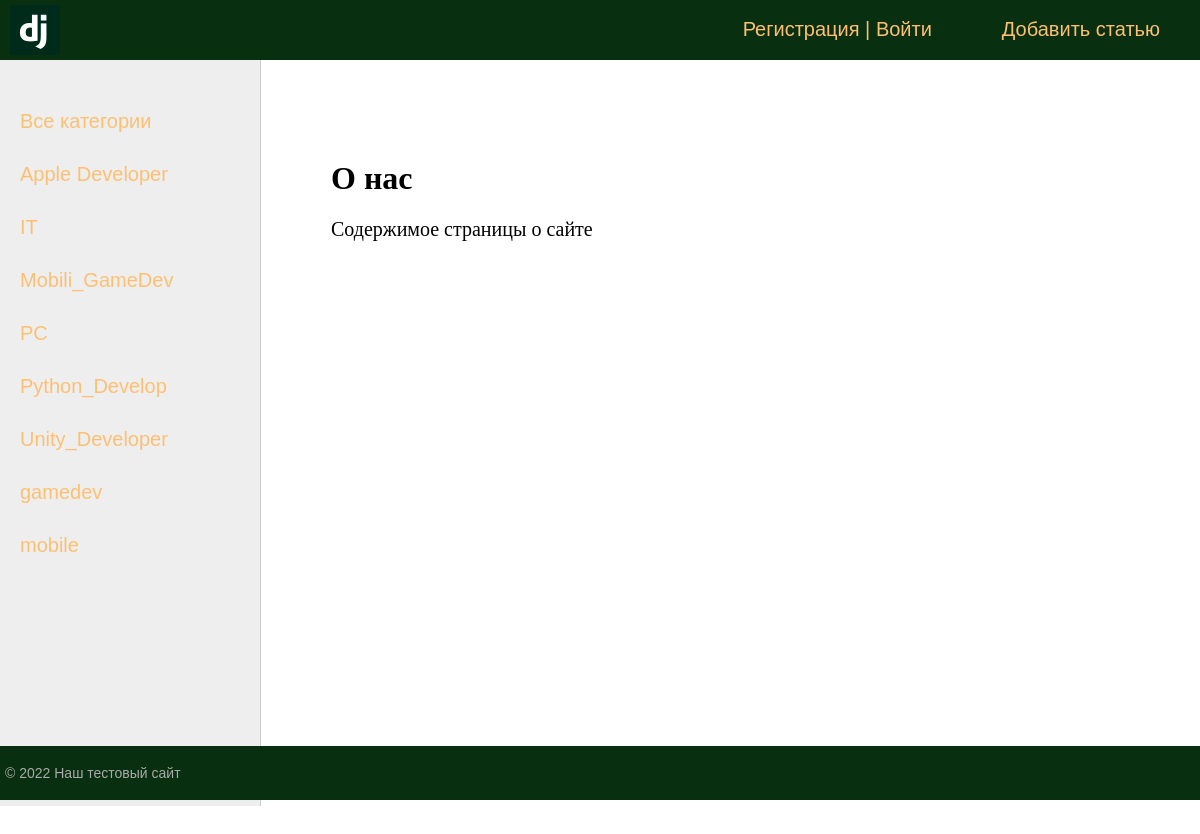
The app's page /blog/about/ with its own data.
### blog/models.py (models this page shows, shortened)
class Category(models.Model):
   name = models.CharField(max_length=255, db_index=True, verbose_name='Название')
   slug = models.SlugField(max_length=255, unique=True, db_index=True, verbose_name="URL")
   def get_absolute_url(self):
      return reverse('category', kwargs={'cat_slug': self.slug})
   class Meta:
      verbose_name = 'Категория'
      verbose_name_plural = 'Категории'

### blog/views.py (the view)
# urls.py: path('about/', about, name='about'),
def about(request):
    return render(request, 'blog/about.html', {'menu': menu, 'title': 'О нас'})

### blog/templatetags/blog_tags.py (called while the page is built)
@register.inclusion_tag('blog/list_categories.html')
def get_categories(sort=None, cat_selected=0):
    if not sort:
        cats = Category.objects.all()
    else:
        cats = Category.objects.order_by(sort)
    return {"cats": cats, "cat_selected": cat_selected}

### blog/templates/blog/about.html
{% extends 'blog/base.html' %}
{% block content %}
<h1>{{title}}</h1>
<p>Содержимое страницы о сайте</p>
{% endblock %}

### blog/templates/blog/base.html (shortened to what this page needs)
{% load static %}
{% load blog_tags %}
<!DOCTYPE html>
<html>
<head>
	<link type="text/css" href="{% static 'blog/css/styles.css' %}" rel="stylesheet" />
</head>
<body>
<table class="table-page" border=0 cellpadding="0" cellspacing="0">
<tr><td valign=top>
{% block mainmenu %}
		<div class="header">
			<ul id="mainmenu" class="mainmenu">
			<li class="logo"><a href="{% url 'home' %}"><div class="logo"></div></a></li>
{% for m in menu %}
	{% if not forloop.last %}
			<li><a href="{% url m.url_name %}">{{m.title}}</a></li>
	{% else %}
			<li class="last"><a href="{% url m.url_name %}">{{m.title}}</a></li>
	{% endif %}
{% endfor %}
				<li class="last"><a href="{% url 'register' %}">Регистрация</a> | <a href="{% url 'login' %}">Войти</a> </li>
			</ul>
		</div>
{% endblock mainmenu %}
<table class="table-content" border=0 cellpadding="0" cellspacing="0">
<tr>
	<td valign="top" class="left-chapters">
	<ul id="leftchapters">
{% if cat_selected == 0 %}
		<li class="selected">Все категории</li>
{% else %}
		<li><a href="{% url 'home' %}">Все категории</a></li>
{% endif %}
{% get_categories 'name' cat_selected %}
	</ul>
</td>
<td valign="top" class="content">
	<div class="content-text">
{% block content %}
{% endblock %}
	</div>
</td></tr></table>
</td></tr>
<tr><td valign=top>
	<div id="footer">
		<p>&copy; 2022 Наш тестовый сайт</p>
	</div>
</td></tr></table>
</body>
</html>

### blog/templates/blog/list_categories.html
{% for c in cats %}
    {% if c.pk == cat_selected %}
        <li class="selcted">{{c.name}}</li>
    {% else %}
        <li><a href="{{c.get_absolute_url}}">{{c.name}}</a></li>
    {% endif %}
{% endfor %}

### blog/static/blog/css/styles.css (style rules this page uses)
html, body { font-family: 'Arial'; margin: 0; padding: 0; height: 100%; width: 100%; color: #444; }
a { color: #0059b2; text-decoration: none; }
.table-page { width: 100%; height: 100%; vertical-align: top; }
.table-page tr { height: 100%; }
.header { background: #082f0f; height: 60px; }
.logo { background: url('../images/logo.png') no-repeat 10px 5px; width: 70px; height: 60px; }
ul.mainmenu { list-style: none; margin: 0; padding: 0; height: 60px; color: #fdc073; font-size: 20px; overflow: hidden; }
ul.mainmenu li { float: left; margin: 18px 40px 0 30px; }
ul.mainmenu li.logo { margin: 0; }
ul.mainmenu li.last { float: right; }
ul.mainmenu li a { color: #fdc073; text-decoration: none; }
.table-content { width: 100%; min-height: 100%; height: 100%; }
.left-chapters { margin: 0; background: #eee; border-right: 1px solid #ccc; min-height: 100%; }
.left-chapters ul { width: 230px; min-height: 100%; margin: 0; padding: 20px 10px 10px 20px; list-style: none; font-size: 20px; }
.left-chapters ul li { margin: 30px 0 0 0; color: #999; }
.left-chapters ul li a { color: #fdc073; text-decoration: none; }
.content { padding: 40px 20px 20px 40px; width: 100%; box-sizing: border-box; }
.content-text { margin: 60px 0 0 30px; color: #000; font-size: 20px; font-family: Yandex Sans Display Light; }
.content-text h1 { font-size: 32px; }
#footer { box-sizing: border-box; background: #082f0f; padding: 5px; color: #aaa; font-size: 14px; font-family: Verdana, Geneva, Arial, Helvetica; text-align: left; overflow: hidden; }

### records on screen
Category: name "Apple Developer"
Category: name "IT"
Category: name "Mobili_GameDev"
Category: name "PC"
Category: name "Python_Develop"
Category: name "Unity_Developer"
Category: name "gamedev"
Category: name "mobile"

### other values on screen
{{ m.title }} "Добавить статью"
{{ title }} "О нас"
